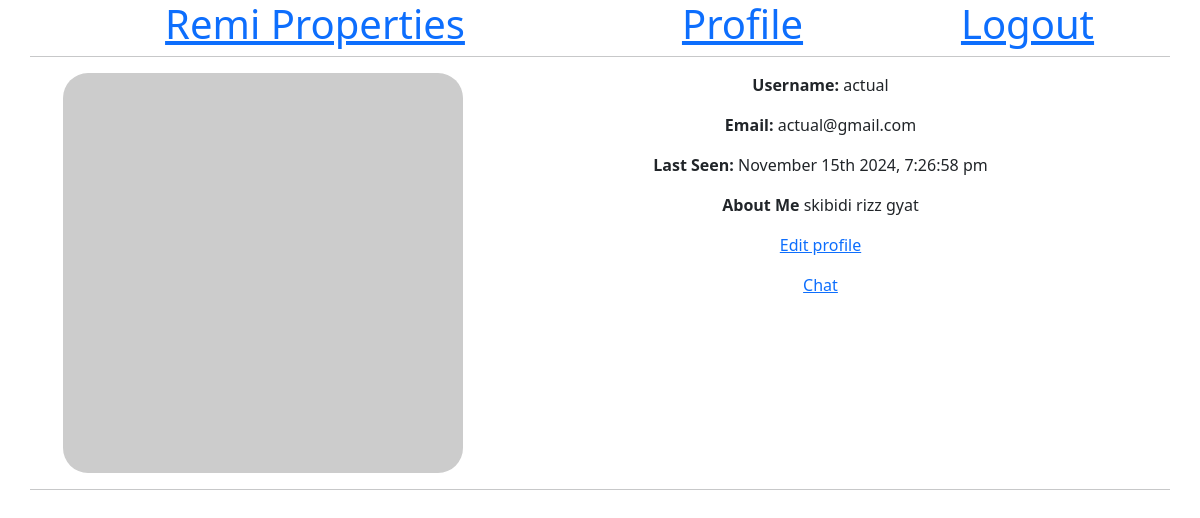
Screenshot of /actual/profile (signed in) with the database file from the repository.
### app/models.py (models this page shows, shortened)
class User(UserMixin ,db.Model):
    id = db.Column(db.Integer, primary_key=True)
    username = db.Column(db.String(64), index=True, unique=True)
    email = db.Column(db.String(120), index=True, unique=True)
    password_hash = db.Column(db.String(128))
    posts = db.relationship('Post', backref='author', lazy='dynamic')
    about_me = db.Column(db.String(140))
    last_seen = db.Column(db.DateTime, default=datetime.now)
    def avatar(self, size):
        digest = md5(self.email.lower().encode('utf-8')).hexdigest()
        return f'https://www.gravatar.com/avatar/{digest}?d=monsterid&s={size}'

### app/routes.py (the view)
@app.route('/<username>/profile')
@login_required
def profile(username):
    user = User.query.filter_by(username=username).first_or_404()
    return render_template(
        'profile.html',
        title='Profile',
        user=user)

### app/models.py (called while the page is built)
@login.user_loader
def load_user(id):
    return User.query.get(int(id))

### app/routes.py (called while the page is built)
@app.before_request
def before_request():
    if current_user.is_authenticated:
        current_user.last_seen = datetime.now()
        db.session.commit()

### app/templates/profile.html
{% extends "base.html" %}
{% block content %}
    <div class="row profile">
        <div class="col-md-5 text-center">
            <p>
                <img src="{{ user.avatar(120) }}" alt="User Avatar">
            </p>
        </div>
        <div class="col-md-7">
            <p>
                <b>Username: </b> {{ user.username }}
            </p>
            <p>
                <b>Email:</b> {{ user.email }}
            </p>
            {% if user.last_seen %}
            <p>
                <b>Last Seen: </b> {{ moment(user.last_seen).format('MMMM Do YYYY, h:mm:ss a') }}
            </p>
            {% endif %}
            {% if user.about_me %}
            <p>
                <b>About Me </b> {{ user.about_me }}
            </p>
            {% endif %}
            <p>
                <a href="{{ url_for('edit_profile') }}">Edit profile</a>
            </p>
            <p>
                <a href="{{ url_for('index') }}">Chat</a>
            </p>
        </div>
    </div>
    <hr>
{% endblock %}

### app/static/css/styles.css (style rules this page uses)
.homes img, .profile img { width: 400px; length: 300px; border-radius: 25px; }

### rows the page displays
User: username "actual", email "actual@gmail.com", last_seen "November 15th 2024, 7:26:58 pm", about_me "skibidi rizz gyat"
